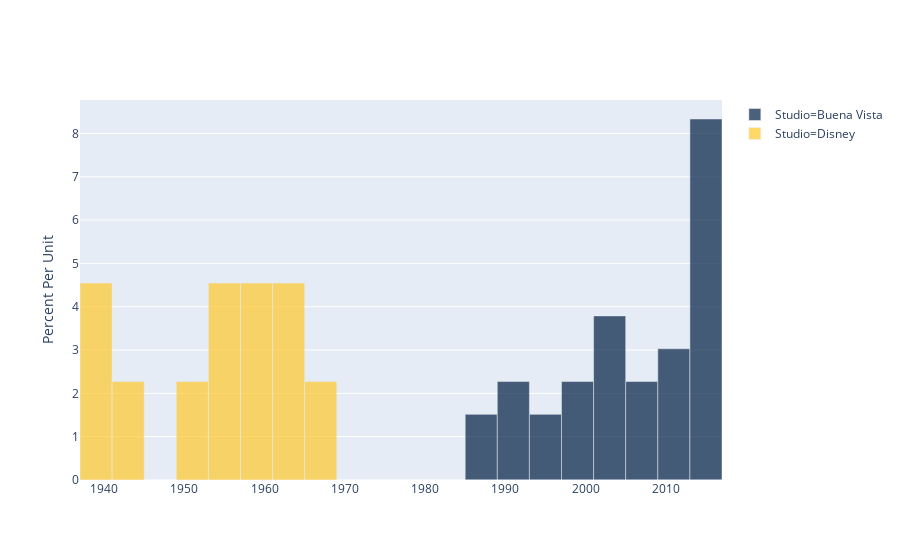

The cell this chart's notebook holds for it:
### Markdown cell above
Examining relationships with studios to compare distributions

### Code cell
(
    top_movies
    .where("Studio", are.contained_in(make_array("Disney", "Buena Vista")))
    .ihist("Year", group="Studio", bins=20)
)

### Figure 1 — Plotly figure (JSON) as saved in the notebook; plotly's stock layout.template omitted (floating-point values rounded to 4 significant figures)
{"data": [{"customdata": ["(1937.0, 1941.0)", "(1941.0, 1945.0)", "(1945.0, 1949.0)", "(1949.0, 1953.0)", "(1953.0, 1957.0)", "(1957.0, 1961.0)", "(1961.0, 1965.0)", "(1965.0, 1969.0)", "(1969.0, 1973.0)", "(1973.0, 1977.0)", "(1977.0, 1981.0)", "(1981.0, 1985.0)", "(1985.0, 1989.0)", "(1989.0, 1993.0)", "(1993.0, 1997.0)", "(1997.0, 2001.0)", "(2001.0, 2005.0)", "(2005.0, 2009.0)", "(2009.0, 2013.0)", "(2013.0, 2017.0)", "(2017.0, 2017.0)"], "hovertemplate": "Bin Endpoints: %{customdata}<br>Bar Height: %{y}", "marker": {"color": "rgb(0,30,66)"}, "name": "Studio=Buena Vista", "opacity": 0.7, "type": "bar", "width": [4, 4, 4, 4, 4, 4, 4, 4, 4, 4, 4, 4, 4, 4, 4, 4, 4, 4, 4, 4], "x": [1939, 1943, 1947, 1951, 1955, 1959, 1963, 1967, 1971, 1975, 1979, 1983, 1987, 1991, 1995, 1999, 2003, 2007, 2011, 2015], "y": [0, 0, 0, 0, 0, 0, 0, 0, 0, 0, 0, 0, 1.515, 2.273, 1.515, 2.273, 3.788, 2.273, 3.03, 8.333]}, {"customdata": ["(1937.0, 1941.0)", "(1941.0, 1945.0)", "(1945.0, 1949.0)", "(1949.0, 1953.0)", "(1953.0, 1957.0)", "(1957.0, 1961.0)", "(1961.0, 1965.0)", "(1965.0, 1969.0)", "(1969.0, 1973.0)", "(1973.0, 1977.0)", "(1977.0, 1981.0)", "(1981.0, 1985.0)", "(1985.0, 1989.0)", "(1989.0, 1993.0)", "(1993.0, 1997.0)", "(1997.0, 2001.0)", "(2001.0, 2005.0)", "(2005.0, 2009.0)", "(2009.0, 2013.0)", "(2013.0, 2017.0)", "(2017.0, 2017.0)"], "hovertemplate": "Bin Endpoints: %{customdata}<br>Bar Height: %{y}", "marker": {"color": "rgb(256,200,44)"}, "name": "Studio=Disney", "opacity": 0.7, "type": "bar", "width": [4, 4, 4, 4, 4, 4, 4, 4, 4, 4, 4, 4, 4, 4, 4, 4, 4, 4, 4, 4], "x": [1939, 1943, 1947, 1951, 1955, 1959, 1963, 1967, 1971, 1975, 1979, 1983, 1987, 1991, 1995, 1999, 2003, 2007, 2011, 2015], "y": [4.545, 2.273, 0, 2.273, 4.545, 4.545, 4.545, 2.273, 0, 0, 0, 0, 0, 0, 0, 0, 0, 0, 0, 0]}], "layout": {"barmode": "overlay", "yaxis": {"automargin": true, "title": {"text": "Percent Per Unit"}}}}
